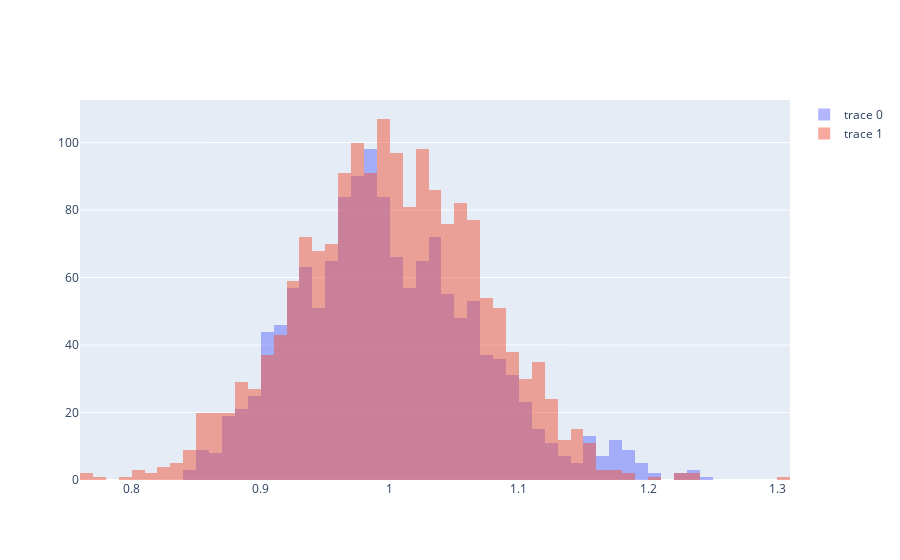

Notebook source saved alongside this figure:
### Code cell
# 3.7 Checking if the residuals follow a normal distribution and there is no pattern, comparing it with generated normal distribution

residuals = multiplicative.resid
normal_distribution = np.random.normal(loc=multiplicative.resid.mean(), scale=multiplicative.resid.std(),size=len(multiplicative.resid))

import plotly.graph_objects as go

histfig = go.Figure()
histfig.add_trace(go.Histogram(x=residuals))
histfig.add_trace(go.Histogram(x=normal_distribution))

histfig.update_layout(barmode='overlay')
histfig.update_traces(opacity=0.5)
histfig.show()

### Figure 1 — Plotly figure (JSON) as saved in the notebook; plotly's stock layout.template omitted (floating-point values rounded to 4 significant figures; data arrays with more than 128 entries replaced by an {"elided": "..."} marker saying what was removed)
{"data": [{"opacity": 0.5, "type": "histogram", "x": {"elided": "1762 float values"}}, {"opacity": 0.5, "type": "histogram", "x": {"elided": "1762 float values"}}], "layout": {"barmode": "overlay"}}
